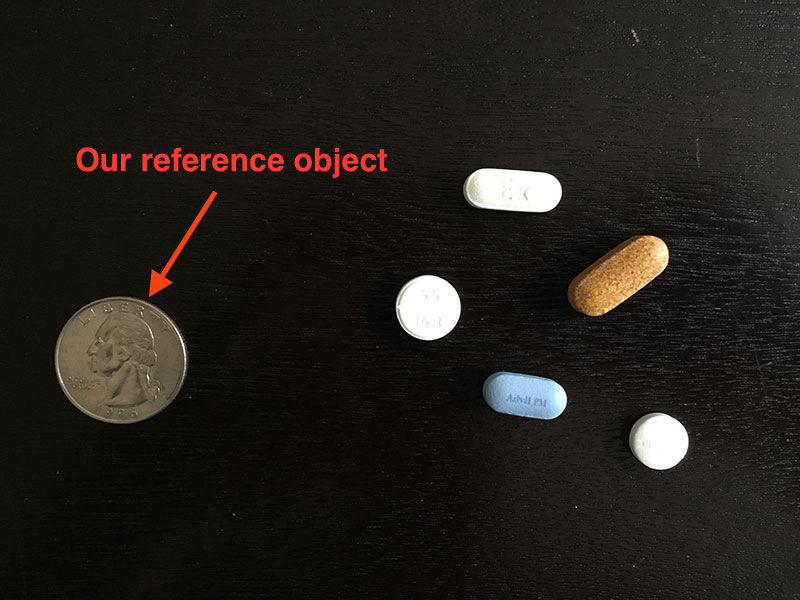
#> input picture photos/image.jpg, 800 x 600 px
$ python size_test.py --image ../photos/image.jpg --width 1.0   (older library calls are emulated)
#> lines starting #> are read from the running program, lines starting #| are printed output that depends on the picture; after the words box and inside, x2 and y2 are one past the last pixel; in counts of white or black regions, pixels touching at a corner belong together
#> further down, img is the input picture: shape (600, 800, 3); mean B, G, R 25.8, 31, 35.2
#test sizing
from scipy.spatial import distance as dist
from imutils import perspective
from imutils import contours
import numpy as np
import argparse
import imutils
import cv2

def midpoint(ptA, ptB):
	return ((ptA[0] + ptB[0]) * 0.5, (ptA[1] + ptB[1]) * 0.5)

def image_resize(image, width = None, height = None, inter = cv2.INTER_AREA):
    # initialize the dimensions of the image to be resized and
    # grab the image size
#> called with height = 800, inter = 3
    dim = None
    (h, w) = image.shape[:2]
#> h = 600; w = 800

    # if both the width and height are None, then return the
    # original image
    if width is None and height is None:
        return image

    # check to see if the width is None
    if width is None:
        # calculate the ratio of the height and construct the
        # dimensions
        r = height / float(h)
#> r = 1.33
        dim = (int(w * r), height)
#> dim = (1066, 800)

    # otherwise, the height is None
    else:
        # calculate the ratio of the width and construct the
        # dimensions
        r = width / float(w)
        dim = (width, int(h * r))

    # resize the image
    resized = cv2.resize(image, dim, interpolation = inter)

    # return the resized image
    return resized
# construct the argument parse and parse the arguments
ap = argparse.ArgumentParser()
ap.add_argument("-i","--image", required=True, help="this is the path to the image we are analyzing")
ap.add_argument("-w", "--width", type=float, required=True, help="width of the left-most object in the image (in inches)")
args = vars(ap.parse_args())

# load the image, convert it to grayscale, and blur it slightly
#img = cv2.imread("P:/PartTimers/ZaibQuraishi/ImageCountProject/photos/image.jpg")

# For those who are on a mac
#img = cv2.imread("/Volumes/Data/PartTimers/ZaibQuraishi/ImageCountProject/photos/image.jpg")

# The way done in the tutorial is to have it passed in as an argument
img = cv2.imread(args["image"])


img = image_resize(img, height = 800)
gray = cv2.cvtColor(img, cv2.COLOR_BGR2GRAY)
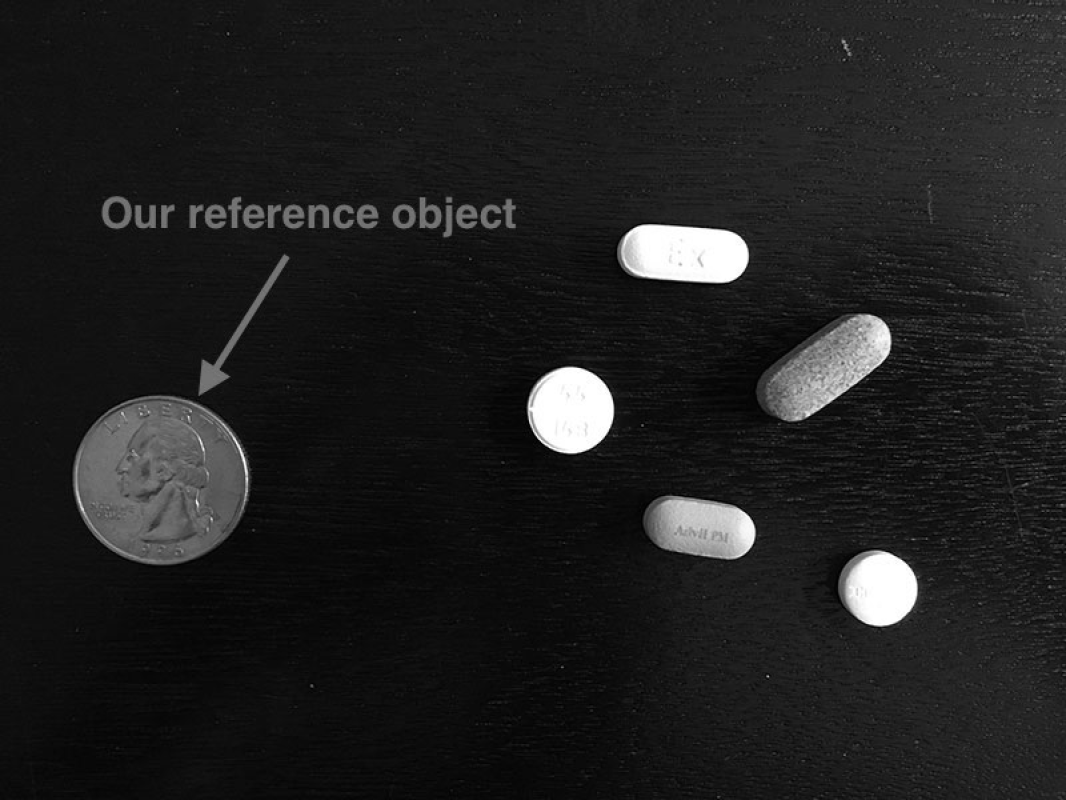
#> gray: shape (800, 1066); min 0, max 255, mean 31.6
gray = cv2.GaussianBlur(gray, (7, 7), 0)

# perform edge detection, then perform a dilation + erosion to
# close gaps in between object edges
edged = cv2.Canny(gray, 50, 100)
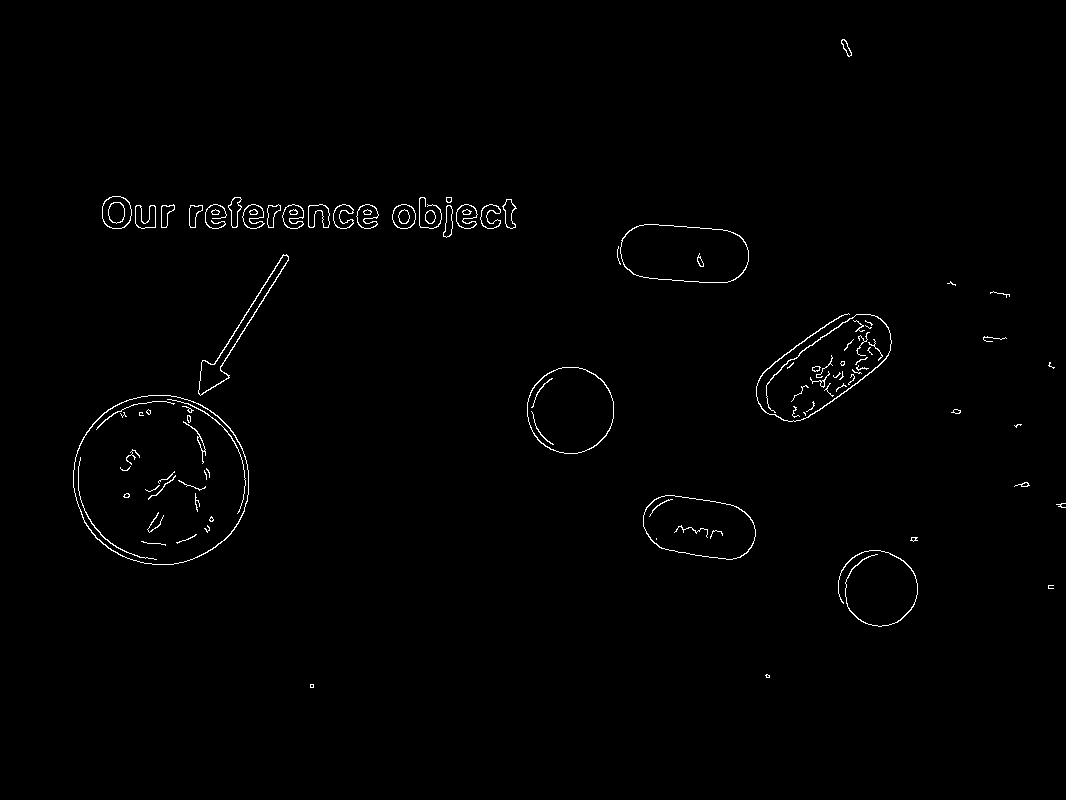
#> edged: shape (800, 1066); 0.86% white in thin lines or dots, all inside (x1, y1, x2, y2) = (73, 39, 1066, 688)
edged = cv2.dilate(edged, None, iterations=1)
#> edged: shape (800, 1066); 2.7% white; 54 white regions, largest, box (x1, y1, x2, y2) and area: (72, 394, 250, 566) 3904, (755, 312, 893, 423) 3551, (197, 253, 290, 397) 1447
edged = cv2.erode(edged, None, iterations=1)
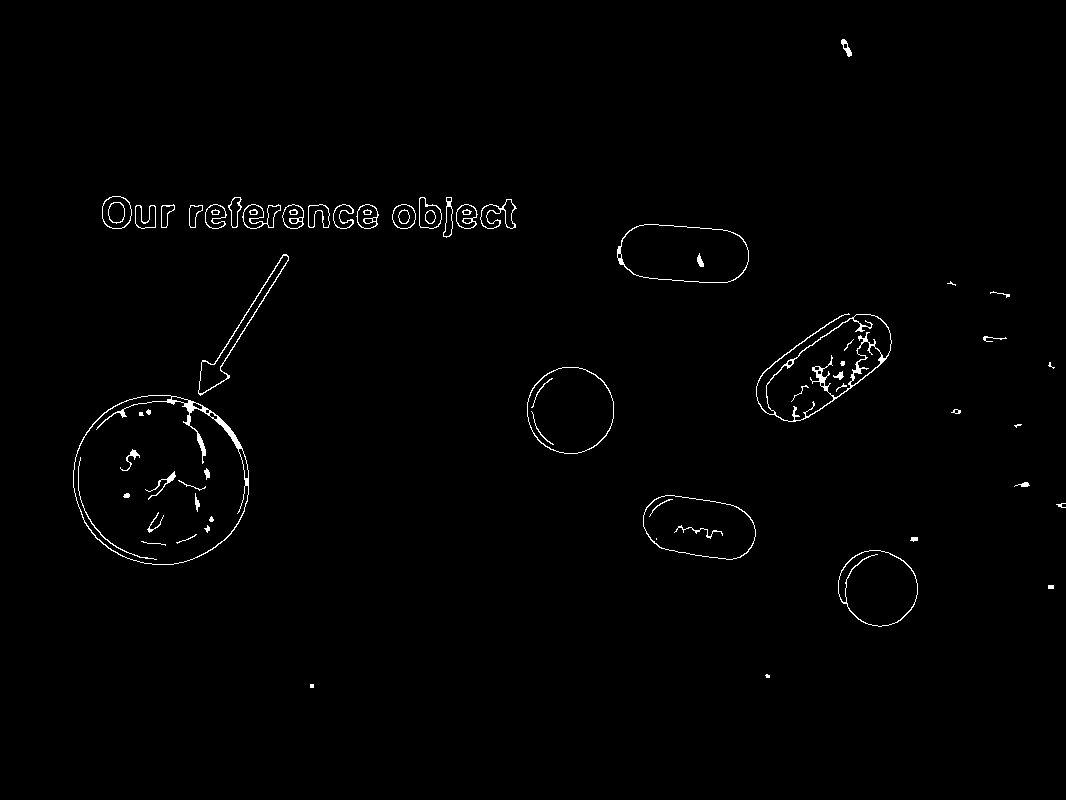
#> edged: shape (800, 1066); 0.97% white in thin lines or dots, all inside (x1, y1, x2, y2) = (73, 39, 1066, 688)
cv2.imshow('image', edged)
cv2.waitKey(0)
cv2.destroyAllWindows()

# find contours in the edge map
cnts = cv2.findContours(edged.copy(), cv2.RETR_EXTERNAL,
	cv2.CHAIN_APPROX_SIMPLE)
#> cnts = 36 contours, 10 with area under 20; largest, box (x1, y1, x2, y2) and area: (73, 395, 249, 565) 23471, (756, 313, 892, 422) 7453, (617, 224, 749, 283) 6320, (527, 367, 614, 454) 5894, (643, 495, 756, 560) 5511
cnts = imutils.grab_contours(cnts)

# sort the contours from left-to-right and initialize the
# 'pixels per metric' calibration variable
(cnts, _) = contours.sort_contours(cnts)
pixelsPerMetric = None

for c in cnts:
	# if the contour is not sufficiently large, ignore it
	if cv2.contourArea(c) < 100:
		continue

	# compute the rotated bounding box of the contour
	orig = img.copy()
	box = cv2.minAreaRect(c)
	box = cv2.cv.BoxPoints(box) if imutils.is_cv2() else cv2.boxPoints(box)
	box = np.array(box, dtype="int")

	# order the points in the contour such that they appear
	# in top-left, top-right, bottom-right, and bottom-left
	# order, then draw the outline of the rotated bounding
	# box
	box = perspective.order_points(box)
	cv2.drawContours(orig, [box.astype("int")], -1, (0, 255, 0), 2)

	# loop over the original points and draw them
	for (x, y) in box:
		cv2.circle(orig, (int(x), int(y)), 5, (0, 0, 255), -1)

	# unpack the ordered bounding box, then compute the midpoint
	# between the top-left and top-right coordinates, followed by
	# the midpoint between bottom-left and bottom-right coordinates
	(tl, tr, br, bl) = box
	(tltrX, tltrY) = midpoint(tl, tr)
	(blbrX, blbrY) = midpoint(bl, br)

	# compute the midpoint between the top-left and top-right points,
	# followed by the midpoint between the top-righ and bottom-right
	(tlblX, tlblY) = midpoint(tl, bl)
	(trbrX, trbrY) = midpoint(tr, br)

	# draw the midpoints on the image
	cv2.circle(orig, (int(tltrX), int(tltrY)), 5, (255, 0, 0), -1)
	cv2.circle(orig, (int(blbrX), int(blbrY)), 5, (255, 0, 0), -1)
	cv2.circle(orig, (int(tlblX), int(tlblY)), 5, (255, 0, 0), -1)
	cv2.circle(orig, (int(trbrX), int(trbrY)), 5, (255, 0, 0), -1)

	# draw lines between the midpoints
	cv2.line(orig, (int(tltrX), int(tltrY)), (int(blbrX), int(blbrY)),
		(255, 0, 255), 2)
	cv2.line(orig, (int(tlblX), int(tlblY)), (int(trbrX), int(trbrY)),
		(255, 0, 255), 2)
# compute the Euclidean distance between the midpoints
	dA = dist.euclidean((tltrX, tltrY), (blbrX, blbrY))
	dB = dist.euclidean((tlblX, tlblY), (trbrX, trbrY))
# if the pixels per metric has not been initialized, then
	# compute it as the ratio of pixels to supplied metric
	# (in this case, inches)
	if pixelsPerMetric is None:
		pixelsPerMetric = dB / args["width"]
# compute the size of the object
	dimA = dA / pixelsPerMetric
	dimB = dB / pixelsPerMetric

	# draw the object sizes on the image
	cv2.putText(orig, "{:.1f}in".format(dimA),
		(int(tltrX - 15), int(tltrY - 10)), cv2.FONT_HERSHEY_SIMPLEX,
		0.65, (255, 0, 0), 2)
	cv2.putText(orig, "{:.1f}in".format(dimB),
		(int(trbrX + 10), int(trbrY)), cv2.FONT_HERSHEY_SIMPLEX,
		0.65, (255, 0, 0), 2)

	# show the output image
	cv2.imshow("Image", orig)
	cv2.waitKey(0)
#> this loop made 36 passes
#> (tl, tr, br, bl, tltrX, tltrY, blbrX, blbrY) on pass 1: ([73, 395], [248, 395], [248, 564], [73, 564], 160.5, 395, 160.5, 564)
#> (tl, tr, br, bl, tltrX, tltrY, blbrX, blbrY) on passes 2 to 7: ([102, 196], [131, 196], [131, 228], [102, 228], 116.5, 196, 116.5, 228), ([135, 205], [155, 205], [155, 228], [135, 228], 145, 205, 145, 228), ([161, 204], [174, 204], [174, 227], [161, 227], 167.5, 204, 167.5, 227), ([189, 205], [202, 205], [202, 227], [189, 227], 195.5, 205, 195.5, 227), ([184, 383], [283, 252], [309, 271], [209, 402], 233.5, 317.5, 259, 336.5), ([205, 204], [226, 204], [226, 228], [205, 228], 215.5, 204, 215.5, 228)
#> pass 1, `cv2.imshow("Image", orig)`:
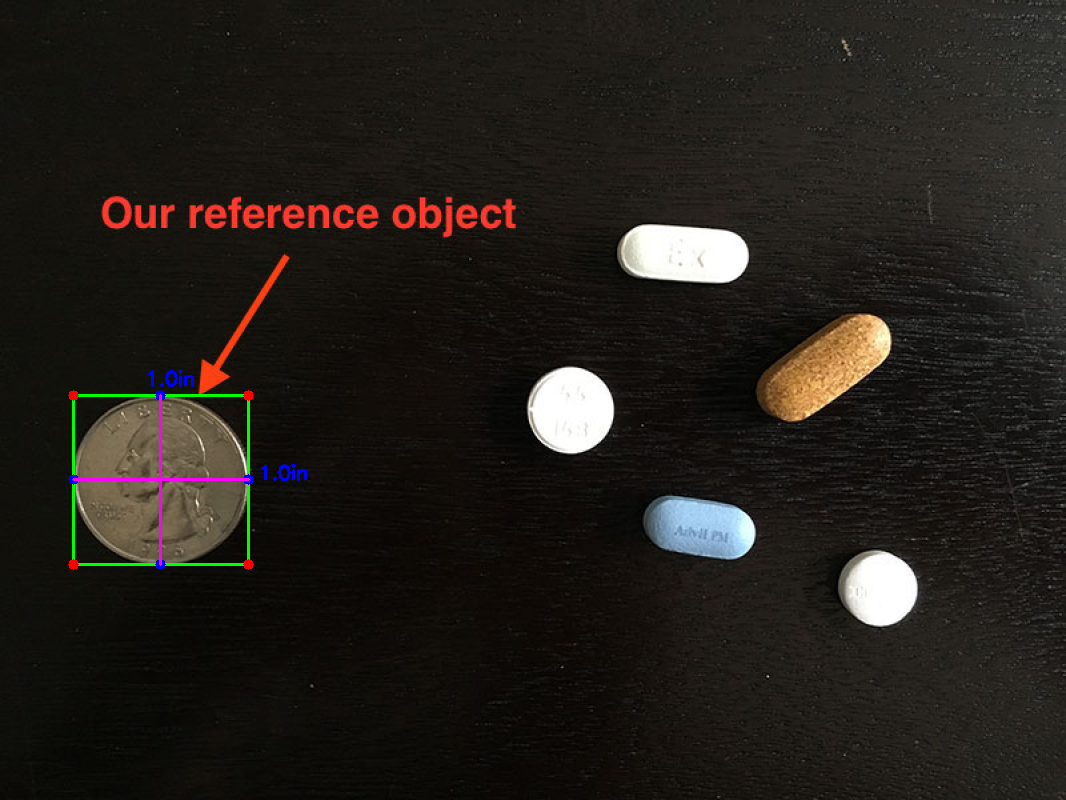
#> window 'Image': shape (800, 1066, 3); mean B, G, R 26.1, 31.3, 35.3
#> pass 2, `cv2.imshow("Image", orig)`:
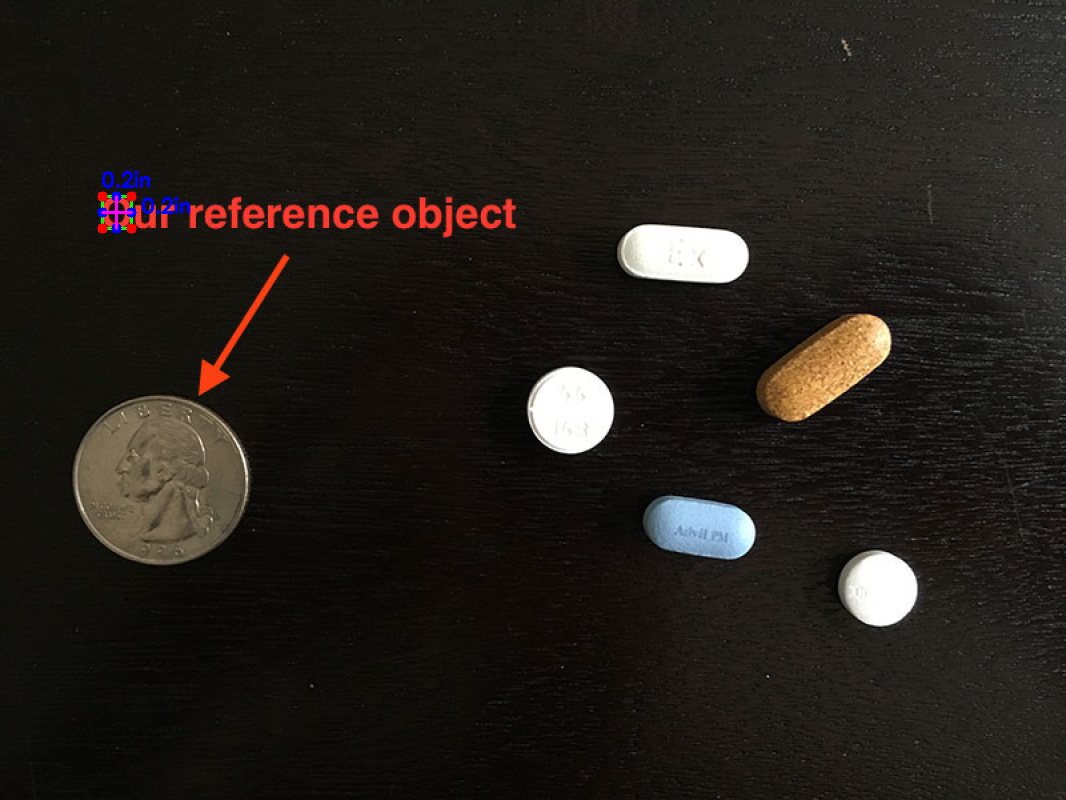
#> window 'Image': shape (800, 1066, 3); mean B, G, R 26, 30.9, 35.1
#> after the loop, pixelsPerMetric = 175
